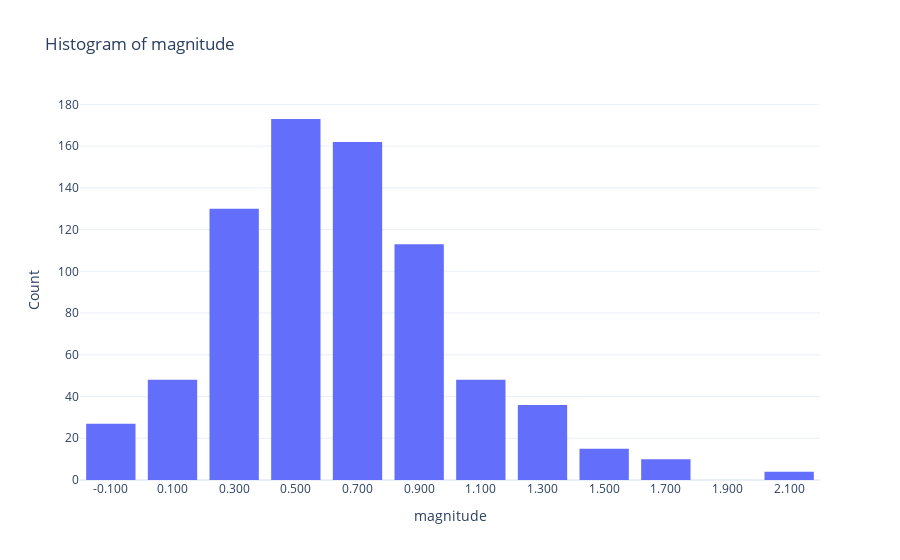

Notebook cell for this chart:
### Markdown cell above
### 4. Plotting Histogram

Using the `LqtAnalysis` class instance object, you can also plot the histogram for any given numerical columns:

### Code cell
# Example of using plot_histogram method
lqt_ready_2.plot_histogram('magnitude', 0.2)

### Figure 1 — Plotly figure (JSON) as saved in the notebook; plotly's stock layout.template omitted (floating-point values rounded to 4 significant figures; data arrays with more than 128 entries replaced by an {"elided": "..."} marker saying what was removed)
{"data": [{"alignmentgroup": "True", "bingroup": "x", "hovertemplate": "Bin Center: %{x:.3f}<br>Count: %{y}", "legendgroup": "", "marker": {"color": "#636efa", "pattern": {"shape": ""}}, "name": "", "nbinsx": 13, "offsetgroup": "", "orientation": "v", "showlegend": false, "type": "histogram", "x": {"elided": "766 float values"}, "xaxis": "x", "yaxis": "y"}], "layout": {"bargap": 0.2, "barmode": "relative", "legend": {"tracegroupgap": 0}, "showlegend": false, "title": {"text": "Histogram of magnitude"}, "xaxis": {"anchor": "y", "domain": [0, 1], "tickmode": "array", "ticktext": ["-0.100", "0.100", "0.300", "0.500", "0.700", "0.900", "1.100", "1.300", "1.500", "1.700", "1.900", "2.100", "2.300"], "tickvals": [-0.1, 0.1, 0.3, 0.5, 0.7, 0.9, 1.1, 1.3, 1.5, 1.7, 1.9, 2.1, 2.3], "title": {"text": "magnitude"}}, "yaxis": {"anchor": "x", "domain": [0, 1], "title": {"text": "Count"}}}}
